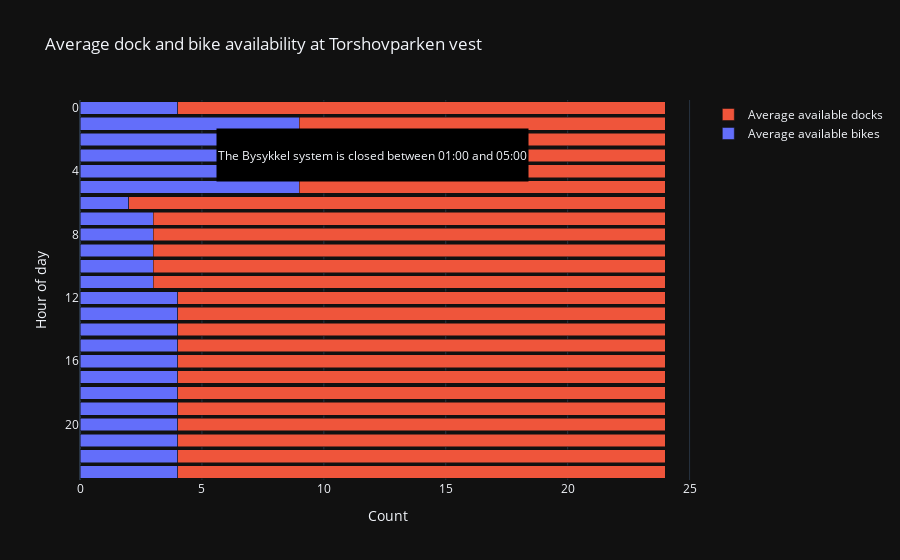

Write notebook code for a chart like this one.
### Code cell
# Build an hour by hour heatmap of number of available bikes and docks 
import plotly.graph_objects as go

stations_heatmap = stations.groupby(
    [stations.station_id, stations.last_reported.dt.hour],
).agg(
    mean_available_bikes=('num_bikes_available', 'mean'), 
    mean_available_docks=('num_docks_available', 'mean'),
).round(0)
stations_heatmap.index.names = ['station_id', 'hour_of_day']

station = stations_heatmap.loc[[random_station_id]]
custom_data = np.r_[1:24, 0:1]
fig = go.Figure(data=[
    go.Bar(
        x=station.mean_available_bikes,
        y=station.index.get_level_values(level=1),
        name='Average available bikes',
        orientation='h',
        hovertemplate='Average number of bikes between %{y}:00 and %{customdata}:00 - %{x}<extra></extra>',
        customdata=custom_data,
    ), 
    go.Bar(
        x=station.mean_available_docks,
        y=station.index.get_level_values(level=1),
        name='Average available docks',
        hovertemplate='Average number of bikes between %{y}:00 and %{customdata}:00 - %{x}<extra></extra>',
        orientation='h',
        customdata=custom_data,

    ),
])
fig.update_layout(
    title='Average dock and bike availability at '+ selected_station['name'].iloc[0],
    xaxis_title='Count',
    yaxis_title='Hour of day',
    yaxis=dict(range=[0, 23]),
    barmode='stack',
)
capacity = selected_station['capacity'].iloc[0]
annotation = 'The Bysykkel system is closed between 01:00 and 05:00'
fig.add_annotation(
    x=(capacity/2), y=3, yanchor='auto', height=50, text=annotation, showarrow=False, 
    bgcolor='#000000',
)
fig['layout']['yaxis']['autorange'] = 'reversed'

fig.update_yaxes(range=[0, 23])
fig.update_yaxes(tickvals=[0, 4, 8, 12, 16, 20])

fig

### Figure 1 — Plotly figure (JSON) as saved in the notebook; plotly's stock layout.template omitted (floating-point values rounded to 4 significant figures)
{"data": [{"customdata": [1, 2, 3, 4, 5, 6, 7, 8, 9, 10, 11, 12, 13, 14, 15, 16, 17, 18, 19, 20, 21, 22, 23, 0], "hovertemplate": " Average number of bikes between %{y}:00 and %{customdata}:00 - %{x}<extra></extra>", "name": "Average available bikes", "orientation": "h", "type": "bar", "x": [4, 9, 7, 9, 9, 9, 2, 3, 3, 3, 3, 3, 4, 4, 4, 4, 4, 4, 4, 4, 4, 4, 4, 4], "y": [0, 1, 2, 3, 4, 5, 6, 7, 8, 9, 10, 11, 12, 13, 14, 15, 16, 17, 18, 19, 20, 21, 22, 23]}, {"customdata": [1, 2, 3, 4, 5, 6, 7, 8, 9, 10, 11, 12, 13, 14, 15, 16, 17, 18, 19, 20, 21, 22, 23, 0], "hovertemplate": " Average number of bikes between %{y}:00 and %{customdata}:00 - %{x}<extra></extra>", "name": "Average available docks", "orientation": "h", "type": "bar", "x": [20, 15, 17, 15, 15, 15, 22, 21, 21, 21, 21, 21, 20, 20, 20, 20, 20, 20, 20, 20, 20, 20, 20, 20], "y": [0, 1, 2, 3, 4, 5, 6, 7, 8, 9, 10, 11, 12, 13, 14, 15, 16, 17, 18, 19, 20, 21, 22, 23]}], "layout": {"annotations": [{"bgcolor": "#000000", "height": 50, "showarrow": false, "text": "The Bysykkel system is closed between 01:00 and 05:00", "x": 12, "y": 3, "yanchor": "auto"}], "barmode": "stack", "title": {"text": "Average dock and bike availability at Torshovparken vest"}, "xaxis": {"title": {"text": "Count"}}, "yaxis": {"autorange": "reversed", "range": [0, 23], "tickvals": [0, 4, 8, 12, 16, 20], "title": {"text": "Hour of day"}}}}
